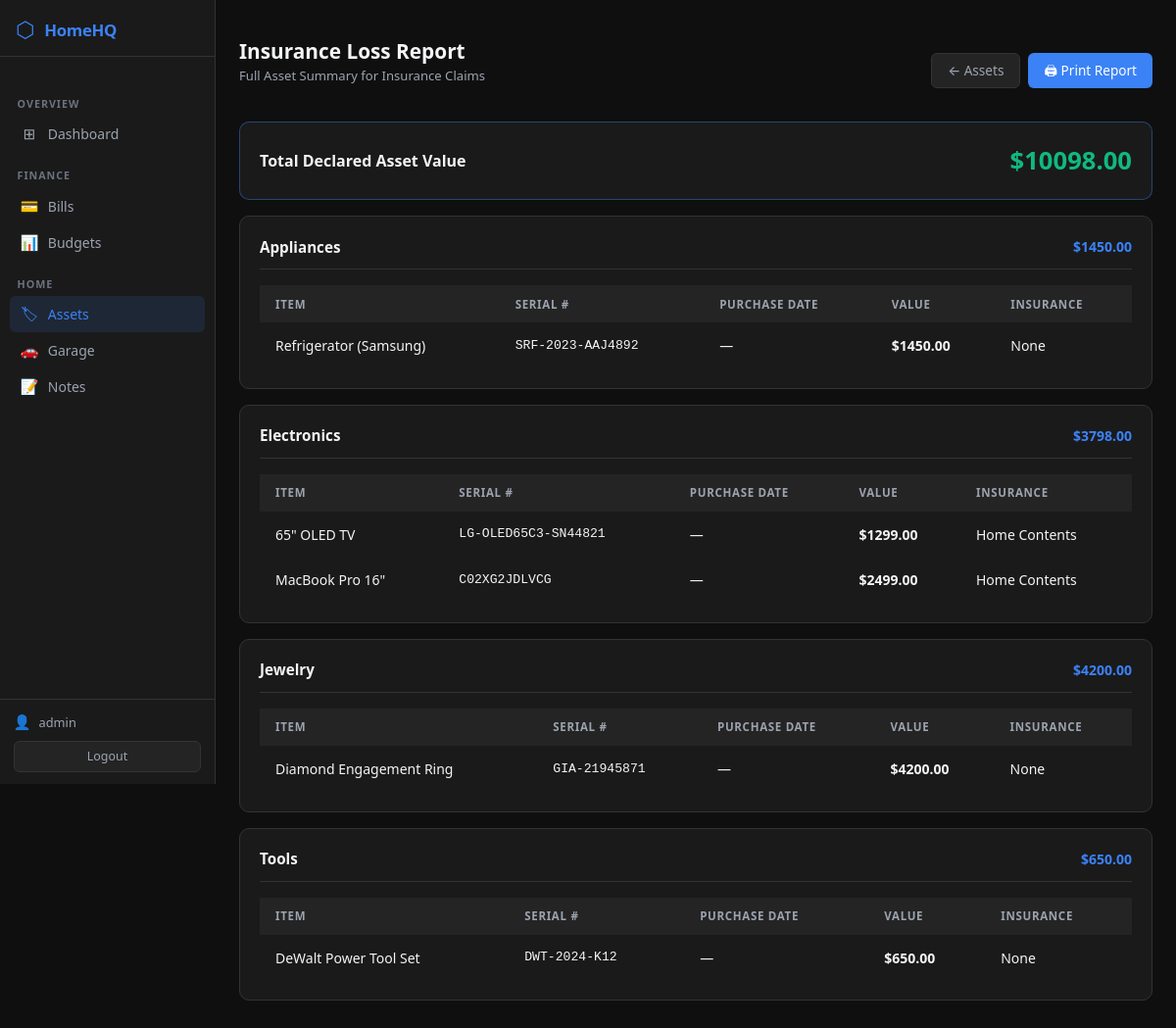
Screenshot of /assets/loss-report/ (signed in) with the database file from the repository.
### assets/models.py (models this page shows, shortened)
class Asset(models.Model):
    name = models.CharField(max_length=200)
    category = models.CharField(max_length=50, choices=ASSET_CATEGORY_CHOICES, default='other')
    value = models.DecimalField(max_digits=12, decimal_places=2)
    serial_number = models.CharField(max_length=200, blank=True)
    purchase_date = models.DateField(null=True, blank=True)
    purchase_price = models.DecimalField(max_digits=12, decimal_places=2, null=True, blank=True)
    insurance_policy = models.ForeignKey(InsurancePolicy, on_delete=models.SET_NULL, null=True, blank=True, related_name='assets')
    receipt_image = models.ImageField(upload_to='receipts/', null=True, blank=True)
    manual = models.FileField(upload_to='manuals/', null=True, blank=True)
    notes = models.TextField(blank=True)
    created_at = models.DateTimeField(auto_now_add=True)
    class Meta:
        ordering = ['category', 'name']

class InsurancePolicy(models.Model):
    name = models.CharField(max_length=200)
    provider = models.CharField(max_length=200)
    policy_number = models.CharField(max_length=100)
    coverage_amount = models.DecimalField(max_digits=12, decimal_places=2, null=True, blank=True)
    expiry_date = models.DateField(null=True, blank=True)
    notes = models.TextField(blank=True)

### assets/views.py (the view)
# urls.py: path('loss-report/', views.loss_report, name='loss_report'),
@login_required
def loss_report(request):
    assets = Asset.objects.all().order_by('category')
    total = sum(a.value for a in assets)
    by_category = {}
    for a in assets:
        cat = a.get_category_display()
        if cat not in by_category:
            by_category[cat] = {'items': [], 'total': 0}
        by_category[cat]['items'].append(a)
        by_category[cat]['total'] += a.value
    return render(request, 'assets/loss_report.html', {'by_category': by_category, 'total': total})

### templates/assets/loss_report.html (shortened to what this page needs)
{% extends 'base.html' %}
{% block content %}
<div class="page-header mt-3">
  <div>
    <h1 class="page-title">Insurance Loss Report</h1>
    <p class="page-subtitle">Full Asset Summary for Insurance Claims</p>
  </div>
  <div class="d-flex gap-2">
    <a href="{% url 'asset_list' %}" class="btn-hq-secondary text-decoration-none">← Assets</a>
    <button onclick="window.print()" class="btn-hq-primary">🖨 Print Report</button>
  </div>
</div>
<div class="card-hq mb-3" style="border-color:rgba(59,130,246,0.4);">
  <div style="display:flex;justify-content:space-between;align-items:center;">
    <span style="font-size:1rem;font-weight:600;">Total Declared Asset Value</span>
    <span style="font-size:1.6rem;font-weight:700;color:var(--accent-green);">${{ total|floatformat:2 }}</span>
  </div>
</div>
{% for category, data in by_category.items %}
<div class="card-hq mb-3">
  <div class="card-hq-header">
    <h2 class="card-hq-title">{{ category }}</h2>
    <span style="font-weight:600;color:var(--accent-blue);">${{ data.total|floatformat:2 }}</span>
  </div>
  <table class="table-hq w-100">
    <thead>
      <tr>
        <th>Item</th>
        <th>Serial #</th>
        <th>Purchase Date</th>
        <th>Value</th>
        <th>Insurance</th>
      </tr>
    </thead>
    <tbody>
      {% for asset in data.items %}
      <tr>
        <td>{{ asset.name }}</td>
        <td style="font-family:monospace;font-size:0.82rem;">{{ asset.serial_number|default:"—" }}</td>
        <td>{{ asset.purchase_date|date:"M j, Y"|default:"—" }}</td>
        <td style="font-weight:600;">${{ asset.value|floatformat:2 }}</td>
        <td>{{ asset.insurance_policy.name|default:"None" }}</td>
      </tr>
      {% endfor %}
    </tbody>
  </table>
</div>
{% empty %}
<div class="card-hq" style="text-align:center;padding:2rem;color:var(--text-muted);">No assets recorded.</div>
{% endfor %}
{% endblock %}

### templates/base.html (shortened to what this page needs)
{% load static %}
<!DOCTYPE html>
<html lang="en">
<head>
  <link rel="stylesheet" href="{% static 'css/bootstrap.min.css' %}">
  <link rel="stylesheet" href="{% static 'css/homehq.css' %}">
</head>
<body>
<div class="shell">
  <aside class="sidebar">
    <a class="sidebar-brand text-decoration-none" href="{% url 'dashboard' %}">
      <span class="sidebar-brand-icon">⬡</span>
      <span class="sidebar-brand-text">HomeHQ</span>
    </a>
    <nav class="sidebar-nav mt-3">
      <div class="sidebar-section-label">Overview</div>
      <a class="sidebar-link text-decoration-none {% if request.resolver_match.url_name == 'dashboard' %}active{% endif %}"
         href="{% url 'dashboard' %}">
        <span class="sidebar-icon">⊞</span> Dashboard
      </a>
      <div class="sidebar-section-label">Finance</div>
      <a class="sidebar-link text-decoration-none {% if 'bills' in request.path %}active{% endif %}"
         href="{% url 'bill_list' %}">
        <span class="sidebar-icon">💳</span> Bills
      </a>
      <a class="sidebar-link text-decoration-none {% if 'budgets' in request.path %}active{% endif %}"
         href="{% url 'budget_list' %}">
        <span class="sidebar-icon">📊</span> Budgets
      </a>
      <div class="sidebar-section-label">Home</div>
      <a class="sidebar-link text-decoration-none {% if 'assets' in request.path %}active{% endif %}"
         href="{% url 'asset_list' %}">
        <span class="sidebar-icon">🏷</span> Assets
      </a>
      <a class="sidebar-link text-decoration-none {% if 'vehicles' in request.path %}active{% endif %}"
         href="{% url 'vehicle_list' %}">
        <span class="sidebar-icon">🚗</span> Garage
      </a>
      <a class="sidebar-link text-decoration-none {% if 'notes' in request.path %}active{% endif %}"
         href="{% url 'note_list' %}">
        <span class="sidebar-icon">📝</span> Notes
      </a>
    </nav>
    <div class="sidebar-footer">
      <div class="sidebar-user">
        <span class="sidebar-user-icon">👤</span>
        <span class="sidebar-username">{{ request.user.username }}</span>
      </div>
      <form method="post" action="{% url 'logout' %}" style="margin:0;">
        <button type="submit" class="sidebar-logout-btn">Logout</button>
      </form>
    </div>
  </aside>
  <div class="main-area">
    <div class="page-container">
      {% block content %}{% endblock %}
    </div>
  </div>
</div>
</body>
</html>

### static/css/homehq.css (style rules this page uses)
:root { --bg-primary: #0F0F0F; --bg-surface: #1A1A1A; --bg-elevated: #242424; --bg-hover: #2E2E2E; --border: #333333; --accent-blue: #3B82F6; --accent-green: #10B981; --accent-yellow:#F59E0B; --accent-red: #EF4444; --accent-purple:#A855F7; --text-primary: #F3F4F6; --text-muted: #9CA3AF; --text-subtle: #6B7280; --sidebar-w: 220px; }
*, *::before, *::after { box-sizing: border-box; }
body { margin: 0; background: var(--bg-primary); color: var(--text-primary); font-family: system-ui, -apple-system, "Segoe UI", sans-serif; font-size: 14px; line-height: 1.5; }
.shell { display: flex; min-height: 100vh; }
.main-area { flex: 1; min-width: 0; display: flex; flex-direction: column; }
.page-container { padding: 1.5rem; max-width: 1380px; }
.sidebar { width: var(--sidebar-w); flex-shrink: 0; background: var(--bg-surface); border-right: 1px solid var(--border); display: flex; flex-direction: column; position: sticky; top: 0; height: 100vh; overflow-y: auto; overflow-x: hidden; }
.sidebar-brand { display: flex; align-items: center; gap: 0.6rem; padding: 1.1rem 1rem 0.9rem; border-bottom: 1px solid var(--border); }
.sidebar-brand-icon { font-size: 1.4rem; color: var(--accent-blue); line-height: 1; }
.sidebar-brand-text { font-size: 1.05rem; font-weight: 700; color: var(--accent-blue); letter-spacing: -0.3px; }
.sidebar-nav { flex: 1; padding: 0.5rem 0.6rem; }
.sidebar-section-label { font-size: 0.67rem; font-weight: 700; color: var(--text-subtle); text-transform: uppercase; letter-spacing: 0.09em; padding: 0.75rem 0.5rem 0.25rem; margin-top: 0.25rem; }
.sidebar-link { display: flex; align-items: center; gap: 0.55rem; padding: 0.45rem 0.65rem; border-radius: 6px; color: var(--text-muted); font-size: 0.875rem; font-weight: 500; transition: background 0.12s ease, color 0.12s ease; white-space: nowrap; }
.sidebar-link.active { background: rgba(59,130,246,0.12); color: var(--accent-blue); }
.sidebar-icon { font-size: 0.95rem; width: 20px; text-align: center; flex-shrink: 0; }
.sidebar-footer { border-top: 1px solid var(--border); padding: 0.75rem 0.85rem; }
.sidebar-user { display: flex; align-items: center; gap: 0.5rem; margin-bottom: 0.5rem; }
.sidebar-user-icon { font-size: 0.9rem; }
.sidebar-username { font-size: 0.8rem; color: var(--text-muted); overflow: hidden; text-overflow: ellipsis; white-space: nowrap; }
.sidebar-logout-btn { width: 100%; background: var(--bg-elevated); border: 1px solid var(--border); border-radius: 6px; color: var(--text-muted); font-size: 0.78rem; padding: 0.35rem 0; cursor: pointer; transition: all 0.12s ease; }
.card-hq { background: var(--bg-surface); border: 1px solid var(--border); border-radius: 10px; padding: 1.25rem; margin-bottom: 1rem; }
.card-hq-header { display: flex; justify-content: space-between; align-items: center; margin-bottom: 1rem; padding-bottom: 0.75rem; border-bottom: 1px solid var(--border); }
.card-hq-title { font-size: 0.95rem; font-weight: 600; color: var(--text-primary); margin: 0; }
.table-hq { color: var(--text-primary); border-color: var(--border); margin-bottom: 0; width: 100%; }
.table-hq thead th { background: var(--bg-elevated); color: var(--text-muted); font-size: 0.72rem; font-weight: 700; text-transform: uppercase; letter-spacing: 0.06em; border-color: var(--border); padding: 0.65rem 1rem; white-space: nowrap; }
.table-hq tbody td { border-color: var(--border); padding: 0.8rem 1rem; vertical-align: middle; }
.btn-hq-primary { background: var(--accent-blue); color:#fff; border:none; border-radius:6px; padding:0.42rem 1rem; font-size:.85rem; font-weight:500; cursor:pointer; transition:background .12s; display:inline-block; }
.btn-hq-secondary { background: var(--bg-elevated); color:var(--text-muted); border:1px solid var(--border); border-radius:6px; padding:0.42rem 1rem; font-size:.85rem; font-weight:500; cursor:pointer; transition:all .12s; display:inline-block; }
.page-header { display: flex; justify-content: space-between; align-items: center; margin-bottom: 1.25rem; }
.page-title { font-size: 1.3rem; font-weight:700; color:var(--text-primary); margin:0; }
.page-subtitle { font-size: .82rem; color:var(--text-muted); margin-top:.2rem; }

### rows the page displays
Asset: category "Appliances", total "1450.00", name "Refrigerator (Samsung)", serial_number "SRF-2023-AAJ4892", purchase_date "—", value "1450.00", insurance_policy.name "None"
Asset: name "65\" OLED TV", serial_number "LG-OLED65C3-SN44821", purchase_date "—", value "1299.00", insurance_policy.name "Home Contents"
Asset: name "MacBook Pro 16\"", serial_number "C02XG2JDLVCG", purchase_date "—", value "2499.00", insurance_policy.name "Home Contents"
Asset: category "Jewelry", total "4200.00", name "Diamond Engagement Ring", serial_number "GIA-21945871", purchase_date "—", value "4200.00", insurance_policy.name "None"
Asset: category "Tools", total "650.00", name "DeWalt Power Tool Set", serial_number "DWT-2024-K12", purchase_date "—", value "650.00", insurance_policy.name "None"

### other values shown
{{ request.user.username }} "admin"
{{ total|floatformat:2 }} "10098.00"
{{ category }} "Electronics"
{{ data.total|floatformat:2 }} "3798.00"
